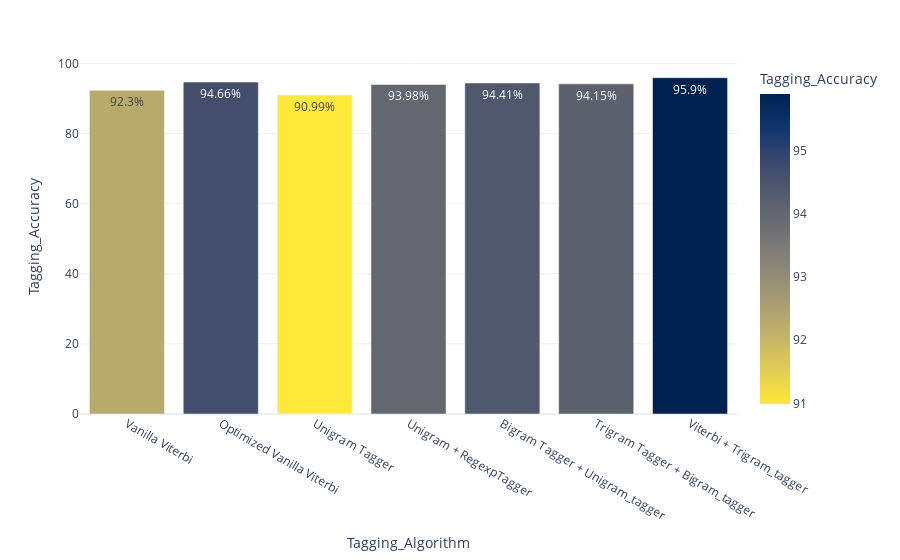

Here is the notebook cell this chart was saved with:
### Code cell
fig = px.bar(accuracy_data_df, x='Tagging_Algorithm', y='Tagging_Accuracy',text='Tagging_Accuracy',color='Tagging_Accuracy',
            color_continuous_scale=px.colors.sequential.Cividis_r)
fig.update_traces(texttemplate='%{text}%', textposition='inside')
fig.update_layout(uniformtext_minsize=8, uniformtext_mode='hide')
fig.show()

### Figure 1 — Plotly figure (JSON) as saved in the notebook; plotly's stock layout.template omitted (floating-point values rounded to 4 significant figures)
{"data": [{"alignmentgroup": "True", "hovertemplate": "Tagging_Algorithm=%{x}<br>Tagging_Accuracy=%{marker.color}<extra></extra>", "legendgroup": "", "marker": {"color": [92.3, 94.66, 90.99, 93.98, 94.41, 94.15, 95.9], "coloraxis": "coloraxis"}, "name": "", "offsetgroup": "", "orientation": "v", "showlegend": false, "text": [92.3, 94.66, 90.99, 93.98, 94.41, 94.15, 95.9], "textposition": "inside", "texttemplate": "%{text}%", "type": "bar", "x": ["Vanilla Viterbi", "Optimized Vanilla Viterbi", "Unigram Tagger", "Unigram + RegexpTagger", "Bigram Tagger + Unigram_tagger", "Trigram Tagger + Bigram_tagger", "Viterbi + Trigram_tagger"], "xaxis": "x", "y": [92.3, 94.66, 90.99, 93.98, 94.41, 94.15, 95.9], "yaxis": "y"}], "layout": {"barmode": "relative", "coloraxis": {"colorbar": {"title": {"text": "Tagging_Accuracy"}}, "colorscale": [[0, "#fee838"], [0.1111, "#e1cc55"], [0.2222, "#c3b369"], [0.3333, "#a59c74"], [0.4444, "#8a8678"], [0.5556, "#707173"], [0.6667, "#575d6d"], [0.7778, "#3b496c"], [0.8889, "#123570"], [1, "#00224e"]]}, "legend": {"tracegroupgap": 0}, "margin": {"t": 60}, "uniformtext": {"minsize": 8, "mode": "hide"}, "xaxis": {"anchor": "y", "domain": [0, 1], "title": {"text": "Tagging_Algorithm"}}, "yaxis": {"anchor": "x", "domain": [0, 1], "title": {"text": "Tagging_Accuracy"}}}}
